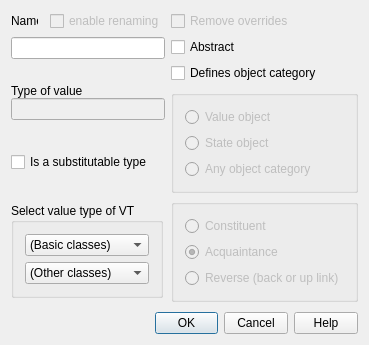
<ui version="4.0" >
 <author></author>
 <comment></comment>
 <exportmacro></exportmacro>
 <class>IDD_VTypeBox</class>
 <widget class="QDialog" name="IDD_VTypeBox" >
  <property name="geometry" >
   <rect>
    <x>0</x>
    <y>0</y>
    <width>369</width>
    <height>345</height>
   </rect>
  </property>
  <property name="sizePolicy" >
   <sizepolicy>
    <hsizetype>1</hsizetype>
    <vsizetype>1</vsizetype>
    <horstretch>0</horstretch>
    <verstretch>0</verstretch>
   </sizepolicy>
  </property>
  <property name="focusPolicy" >
   <enum>Qt::StrongFocus</enum>
  </property>
  <property name="windowTitle" >
   <string>Virtual type</string>
  </property>
  <layout class="QVBoxLayout" >
   <property name="margin" >
    <number>11</number>
   </property>
   <property name="spacing" >
    <number>10</number>
   </property>
   <item>
    <layout class="QGridLayout" >
     <property name="margin" >
      <number>0</number>
     </property>
     <property name="spacing" >
      <number>6</number>
     </property>
     <item row="0" column="0" >
      <layout class="QVBoxLayout" >
       <property name="margin" >
        <number>0</number>
       </property>
       <property name="spacing" >
        <number>6</number>
       </property>
       <item>
        <layout class="QHBoxLayout" >
         <property name="margin" >
          <number>0</number>
         </property>
         <property name="spacing" >
          <number>6</number>
         </property>
         <item>
          <widget class="QLabel" name="Label_IDC_STATIC56" >
           <property name="sizePolicy" >
            <sizepolicy>
             <hsizetype>0</hsizetype>
             <vsizetype>0</vsizetype>
             <horstretch>0</horstretch>
             <verstretch>0</verstretch>
            </sizepolicy>
           </property>
           <property name="minimumSize" >
            <size>
             <width>1</width>
             <height>0</height>
            </size>
           </property>
           <property name="focusPolicy" >
            <enum>Qt::NoFocus</enum>
           </property>
           <property name="text" >
            <string>Name</string>
           </property>
          </widget>
         </item>
         <item>
          <spacer>
           <property name="orientation" >
            <enum>Qt::Horizontal</enum>
           </property>
           <property name="sizeType" >
            <enum>QSizePolicy::Expanding</enum>
           </property>
           <property name="sizeHint" >
            <size>
             <width>10</width>
             <height>16</height>
            </size>
           </property>
          </spacer>
         </item>
         <item>
          <widget class="QCheckBox" name="EnableName" >
           <property name="enabled" >
            <bool>false</bool>
           </property>
           <property name="focusPolicy" >
            <enum>Qt::StrongFocus</enum>
           </property>
           <property name="text" >
            <string>enable renaming</string>
           </property>
          </widget>
         </item>
        </layout>
       </item>
       <item>
        <widget class="QLineEdit" name="NewName" >
         <property name="focusPolicy" >
          <enum>Qt::StrongFocus</enum>
         </property>
         <property name="alignment" >
          <set>Qt::AlignLeading</set>
         </property>
        </widget>
       </item>
      </layout>
     </item>
     <item row="3" column="0" >
      <widget class="QGroupBox" name="GroupBox_IDC_STATIC29" >
       <property name="sizePolicy" >
        <sizepolicy>
         <hsizetype>0</hsizetype>
         <vsizetype>0</vsizetype>
         <horstretch>0</horstretch>
         <verstretch>0</verstretch>
        </sizepolicy>
       </property>
       <property name="focusPolicy" >
        <enum>Qt::NoFocus</enum>
       </property>
       <property name="title" >
        <string>Select value type of VT</string>
       </property>
       <layout class="QVBoxLayout" >
        <property name="margin" >
         <number>11</number>
        </property>
        <property name="spacing" >
         <number>6</number>
        </property>
        <item>
         <widget class="QComboBox" name="BasicTypes" >
          <item>
           <property name="text" >
            <string>(Basic classes)</string>
           </property>
          </item>
         </widget>
        </item>
        <item>
         <widget class="QComboBox" name="NamedTypes" >
          <item>
           <property name="text" >
            <string>(Other classes)</string>
           </property>
          </item>
         </widget>
        </item>
       </layout>
      </widget>
     </item>
     <item row="2" column="1" >
      <widget class="QGroupBox" name="BGroup_ObjCat" >
       <property name="sizePolicy" >
        <sizepolicy>
         <hsizetype>5</hsizetype>
         <vsizetype>0</vsizetype>
         <horstretch>0</horstretch>
         <verstretch>0</verstretch>
        </sizepolicy>
       </property>
       <layout class="QVBoxLayout" >
        <property name="margin" >
         <number>11</number>
        </property>
        <property name="spacing" >
         <number>6</number>
        </property>
        <item>
         <widget class="QRadioButton" name="ValueObject" >
          <property name="enabled" >
           <bool>false</bool>
          </property>
          <property name="focusPolicy" >
           <enum>Qt::StrongFocus</enum>
          </property>
          <property name="text" >
           <string>Value object</string>
          </property>
         </widget>
        </item>
        <item>
         <widget class="QRadioButton" name="StateObject" >
          <property name="enabled" >
           <bool>false</bool>
          </property>
          <property name="focusPolicy" >
           <enum>Qt::StrongFocus</enum>
          </property>
          <property name="text" >
           <string>State object</string>
          </property>
         </widget>
        </item>
        <item>
         <widget class="QRadioButton" name="AnyCategory" >
          <property name="enabled" >
           <bool>false</bool>
          </property>
          <property name="text" >
           <string>Any object category</string>
          </property>
         </widget>
        </item>
       </layout>
      </widget>
     </item>
     <item row="3" column="1" >
      <widget class="QGroupBox" name="BGroup_KindOfRef" >
       <property name="sizePolicy" >
        <sizepolicy>
         <hsizetype>5</hsizetype>
         <vsizetype>0</vsizetype>
         <horstretch>0</horstretch>
         <verstretch>0</verstretch>
        </sizepolicy>
       </property>
       <layout class="QVBoxLayout" >
        <property name="margin" >
         <number>11</number>
        </property>
        <property name="spacing" >
         <number>6</number>
        </property>
        <item>
         <widget class="QRadioButton" name="DownC" >
          <property name="enabled" >
           <bool>false</bool>
          </property>
          <property name="focusPolicy" >
           <enum>Qt::NoFocus</enum>
          </property>
          <property name="text" >
           <string>Constituent</string>
          </property>
         </widget>
        </item>
        <item>
         <widget class="QRadioButton" name="DownInd" >
          <property name="enabled" >
           <bool>false</bool>
          </property>
          <property name="focusPolicy" >
           <enum>Qt::TabFocus</enum>
          </property>
          <property name="text" >
           <string>Acquaintance</string>
          </property>
          <property name="checked" >
           <bool>true</bool>
          </property>
         </widget>
        </item>
        <item>
         <widget class="QRadioButton" name="Back" >
          <property name="enabled" >
           <bool>false</bool>
          </property>
          <property name="focusPolicy" >
           <enum>Qt::NoFocus</enum>
          </property>
          <property name="text" >
           <string>Reverse (back or up link)</string>
          </property>
         </widget>
        </item>
       </layout>
      </widget>
     </item>
     <item rowspan="2" row="0" column="1" >
      <layout class="QVBoxLayout" >
       <property name="margin" >
        <number>0</number>
       </property>
       <property name="spacing" >
        <number>6</number>
       </property>
       <item>
        <widget class="QCheckBox" name="RMOverrides" >
         <property name="enabled" >
          <bool>false</bool>
         </property>
         <property name="focusPolicy" >
          <enum>Qt::StrongFocus</enum>
         </property>
         <property name="text" >
          <string>Remove overrides</string>
         </property>
        </widget>
       </item>
       <item>
        <widget class="QCheckBox" name="VTAbstract" >
         <property name="focusPolicy" >
          <enum>Qt::StrongFocus</enum>
         </property>
         <property name="text" >
          <string>Abstract</string>
         </property>
        </widget>
       </item>
       <item>
        <widget class="QCheckBox" name="DefCat" >
         <property name="focusPolicy" >
          <enum>Qt::StrongFocus</enum>
         </property>
         <property name="text" >
          <string>Defines object category</string>
         </property>
        </widget>
       </item>
      </layout>
     </item>
     <item rowspan="2" row="1" column="0" >
      <layout class="QVBoxLayout" >
       <property name="margin" >
        <number>0</number>
       </property>
       <property name="spacing" >
        <number>13</number>
       </property>
       <item>
        <layout class="QVBoxLayout" >
         <property name="margin" >
          <number>0</number>
         </property>
         <property name="spacing" >
          <number>0</number>
         </property>
         <item>
          <widget class="QLabel" name="Label_IDC_STATIC57" >
           <property name="sizePolicy" >
            <sizepolicy>
             <hsizetype>0</hsizetype>
             <vsizetype>0</vsizetype>
             <horstretch>0</horstretch>
             <verstretch>0</verstretch>
            </sizepolicy>
           </property>
           <property name="focusPolicy" >
            <enum>Qt::NoFocus</enum>
           </property>
           <property name="text" >
            <string>Type of value</string>
           </property>
          </widget>
         </item>
         <item>
          <widget class="QLineEdit" name="NewTypeType" >
           <property name="enabled" >
            <bool>false</bool>
           </property>
           <property name="focusPolicy" >
            <enum>Qt::NoFocus</enum>
           </property>
           <property name="alignment" >
            <set>Qt::AlignLeading</set>
           </property>
          </widget>
         </item>
        </layout>
       </item>
       <item>
        <widget class="QCheckBox" name="Substitutable" >
         <property name="text" >
          <string>Is a substitutable type</string>
         </property>
        </widget>
       </item>
      </layout>
     </item>
    </layout>
   </item>
   <item>
    <layout class="QHBoxLayout" >
     <property name="margin" >
      <number>0</number>
     </property>
     <property name="spacing" >
      <number>6</number>
     </property>
     <item>
      <spacer>
       <property name="orientation" >
        <enum>Qt::Horizontal</enum>
       </property>
       <property name="sizeType" >
        <enum>QSizePolicy::Expanding</enum>
       </property>
       <property name="sizeHint" >
        <size>
         <width>160</width>
         <height>21</height>
        </size>
       </property>
      </spacer>
     </item>
     <item>
      <widget class="QPushButton" name="ID_OK" >
       <property name="minimumSize" >
        <size>
         <width>1</width>
         <height>0</height>
        </size>
       </property>
       <property name="focusPolicy" >
        <enum>Qt::NoFocus</enum>
       </property>
       <property name="text" >
        <string>OK</string>
       </property>
       <property name="default" >
        <bool>true</bool>
       </property>
      </widget>
     </item>
     <item>
      <widget class="QPushButton" name="ID_CANCEL" >
       <property name="sizePolicy" >
        <sizepolicy>
         <hsizetype>0</hsizetype>
         <vsizetype>0</vsizetype>
         <horstretch>0</horstretch>
         <verstretch>0</verstretch>
        </sizepolicy>
       </property>
       <property name="minimumSize" >
        <size>
         <width>1</width>
         <height>0</height>
        </size>
       </property>
       <property name="focusPolicy" >
        <enum>Qt::NoFocus</enum>
       </property>
       <property name="text" >
        <string>Cancel</string>
       </property>
      </widget>
     </item>
     <item>
      <widget class="QPushButton" name="ID_HELP" >
       <property name="sizePolicy" >
        <sizepolicy>
         <hsizetype>0</hsizetype>
         <vsizetype>0</vsizetype>
         <horstretch>0</horstretch>
         <verstretch>0</verstretch>
        </sizepolicy>
       </property>
       <property name="minimumSize" >
        <size>
         <width>1</width>
         <height>0</height>
        </size>
       </property>
       <property name="focusPolicy" >
        <enum>Qt::NoFocus</enum>
       </property>
       <property name="text" >
        <string>Help</string>
       </property>
      </widget>
     </item>
    </layout>
   </item>
  </layout>
 </widget>
 <layoutdefault spacing="6" margin="11" />
 <pixmapfunction></pixmapfunction>
 <tabstops>
  <tabstop>EnableName</tabstop>
  <tabstop>NewName</tabstop>
  <tabstop>Substitutable</tabstop>
  <tabstop>BasicTypes</tabstop>
  <tabstop>NamedTypes</tabstop>
  <tabstop>RMOverrides</tabstop>
  <tabstop>VTAbstract</tabstop>
  <tabstop>DefCat</tabstop>
  <tabstop>ValueObject</tabstop>
  <tabstop>StateObject</tabstop>
  <tabstop>AnyCategory</tabstop>
  <tabstop>DownC</tabstop>
  <tabstop>DownInd</tabstop>
  <tabstop>Back</tabstop>
 </tabstops>
 <resources/>
 <connections/>
</ui>
